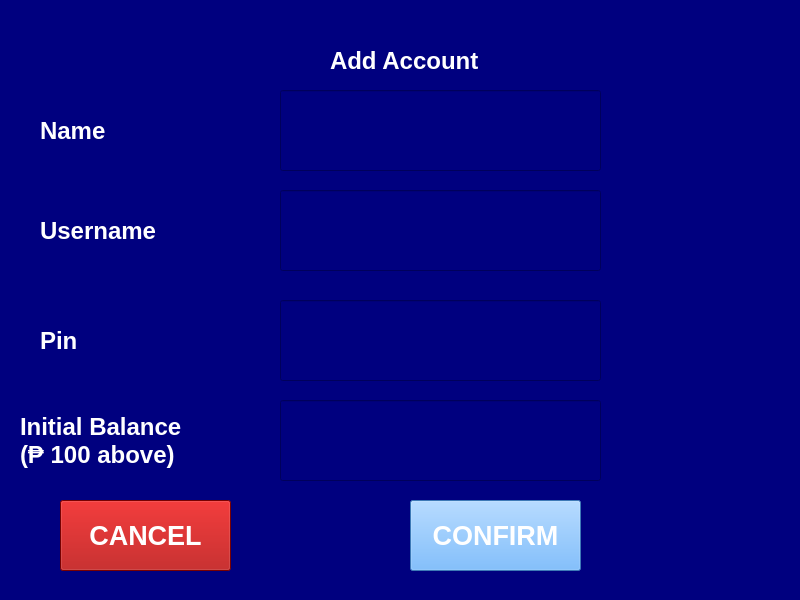
<?xml version="1.0" encoding="UTF-8"?>
<ui version="4.0">
 <class>add_account_window</class>
 <widget class="QMainWindow" name="add_account_window">
  <property name="geometry">
   <rect>
    <x>0</x>
    <y>0</y>
    <width>800</width>
    <height>600</height>
   </rect>
  </property>
  <property name="windowTitle">
   <string>Change Pin</string>
  </property>
  <property name="styleSheet">
   <string notr="true">background-color: rgb(0, 0, 127);</string>
  </property>
  <widget class="QWidget" name="centralwidget">
   <widget class="QLabel" name="username_label">
    <property name="geometry">
     <rect>
      <x>40</x>
      <y>190</y>
      <width>201</width>
      <height>81</height>
     </rect>
    </property>
    <property name="font">
     <font>
      <pointsize>18</pointsize>
      <weight>75</weight>
      <bold>true</bold>
     </font>
    </property>
    <property name="styleSheet">
     <string notr="true">color: rgb(255, 255, 255);</string>
    </property>
    <property name="text">
     <string>Username</string>
    </property>
   </widget>
   <widget class="QLabel" name="log_label">
    <property name="geometry">
     <rect>
      <x>690</x>
      <y>10</y>
      <width>101</width>
      <height>91</height>
     </rect>
    </property>
    <property name="text">
     <string/>
    </property>
    <property name="pixmap">
     <pixmap>../images/Bank logo 1.png</pixmap>
    </property>
   </widget>
   <widget class="QLineEdit" name="username_input">
    <property name="geometry">
     <rect>
      <x>280</x>
      <y>190</y>
      <width>321</width>
      <height>81</height>
     </rect>
    </property>
    <property name="font">
     <font>
      <pointsize>20</pointsize>
     </font>
    </property>
    <property name="styleSheet">
     <string notr="true">color: rgb(255, 255, 255);
selection-background-color: rgb(85, 170, 255);</string>
    </property>
    <property name="text">
     <string/>
    </property>
   </widget>
   <widget class="QLabel" name="add_account_label">
    <property name="geometry">
     <rect>
      <x>330</x>
      <y>20</y>
      <width>151</width>
      <height>81</height>
     </rect>
    </property>
    <property name="font">
     <font>
      <pointsize>18</pointsize>
      <weight>75</weight>
      <bold>true</bold>
     </font>
    </property>
    <property name="styleSheet">
     <string notr="true">color: rgb(255, 255, 255);</string>
    </property>
    <property name="text">
     <string>Add Account</string>
    </property>
   </widget>
   <widget class="QPushButton" name="confirm_button">
    <property name="geometry">
     <rect>
      <x>410</x>
      <y>500</y>
      <width>171</width>
      <height>71</height>
     </rect>
    </property>
    <property name="font">
     <font>
      <pointsize>20</pointsize>
      <weight>75</weight>
      <bold>true</bold>
     </font>
    </property>
    <property name="styleSheet">
     <string notr="true">background-color: rgb(85, 170, 255);
color: rgb(255, 255, 255);</string>
    </property>
    <property name="text">
     <string>CONFIRM</string>
    </property>
   </widget>
   <widget class="QLineEdit" name="pin_input">
    <property name="geometry">
     <rect>
      <x>280</x>
      <y>300</y>
      <width>321</width>
      <height>81</height>
     </rect>
    </property>
    <property name="font">
     <font>
      <pointsize>20</pointsize>
     </font>
    </property>
    <property name="styleSheet">
     <string notr="true">color: rgb(255, 255, 255);
selection-background-color: rgb(85, 170, 255);</string>
    </property>
    <property name="text">
     <string/>
    </property>
   </widget>
   <widget class="QLabel" name="pin_label">
    <property name="geometry">
     <rect>
      <x>40</x>
      <y>300</y>
      <width>201</width>
      <height>81</height>
     </rect>
    </property>
    <property name="font">
     <font>
      <pointsize>18</pointsize>
      <weight>75</weight>
      <bold>true</bold>
     </font>
    </property>
    <property name="styleSheet">
     <string notr="true">color: rgb(255, 255, 255);</string>
    </property>
    <property name="text">
     <string>Pin</string>
    </property>
   </widget>
   <widget class="QPushButton" name="cancel_button">
    <property name="geometry">
     <rect>
      <x>60</x>
      <y>500</y>
      <width>171</width>
      <height>71</height>
     </rect>
    </property>
    <property name="font">
     <font>
      <pointsize>20</pointsize>
      <weight>75</weight>
      <bold>true</bold>
     </font>
    </property>
    <property name="styleSheet">
     <string notr="true">color: rgb(255, 255, 255);
background-color: rgb(170, 0, 0);</string>
    </property>
    <property name="text">
     <string>CANCEL</string>
    </property>
   </widget>
   <widget class="QLineEdit" name="balance_input">
    <property name="geometry">
     <rect>
      <x>280</x>
      <y>400</y>
      <width>321</width>
      <height>81</height>
     </rect>
    </property>
    <property name="font">
     <font>
      <pointsize>20</pointsize>
     </font>
    </property>
    <property name="styleSheet">
     <string notr="true">color: rgb(255, 255, 255);
selection-background-color: rgb(85, 170, 255);</string>
    </property>
    <property name="text">
     <string/>
    </property>
   </widget>
   <widget class="QLabel" name="balance_label">
    <property name="geometry">
     <rect>
      <x>20</x>
      <y>400</y>
      <width>251</width>
      <height>81</height>
     </rect>
    </property>
    <property name="font">
     <font>
      <pointsize>18</pointsize>
      <weight>75</weight>
      <bold>true</bold>
     </font>
    </property>
    <property name="styleSheet">
     <string notr="true">color: rgb(255, 255, 255);</string>
    </property>
    <property name="text">
     <string>Initial Balance 
(₱ 100 above)</string>
    </property>
   </widget>
   <widget class="QLineEdit" name="name_input">
    <property name="geometry">
     <rect>
      <x>280</x>
      <y>90</y>
      <width>321</width>
      <height>81</height>
     </rect>
    </property>
    <property name="font">
     <font>
      <pointsize>20</pointsize>
     </font>
    </property>
    <property name="styleSheet">
     <string notr="true">color: rgb(255, 255, 255);
selection-background-color: rgb(85, 170, 255);</string>
    </property>
    <property name="text">
     <string/>
    </property>
   </widget>
   <widget class="QLabel" name="name_label">
    <property name="geometry">
     <rect>
      <x>40</x>
      <y>90</y>
      <width>201</width>
      <height>81</height>
     </rect>
    </property>
    <property name="font">
     <font>
      <pointsize>18</pointsize>
      <weight>75</weight>
      <bold>true</bold>
     </font>
    </property>
    <property name="styleSheet">
     <string notr="true">color: rgb(255, 255, 255);</string>
    </property>
    <property name="text">
     <string>Name</string>
    </property>
   </widget>
  </widget>
  <widget class="QStatusBar" name="statusbar"/>
 </widget>
 <resources/>
 <connections/>
</ui>
